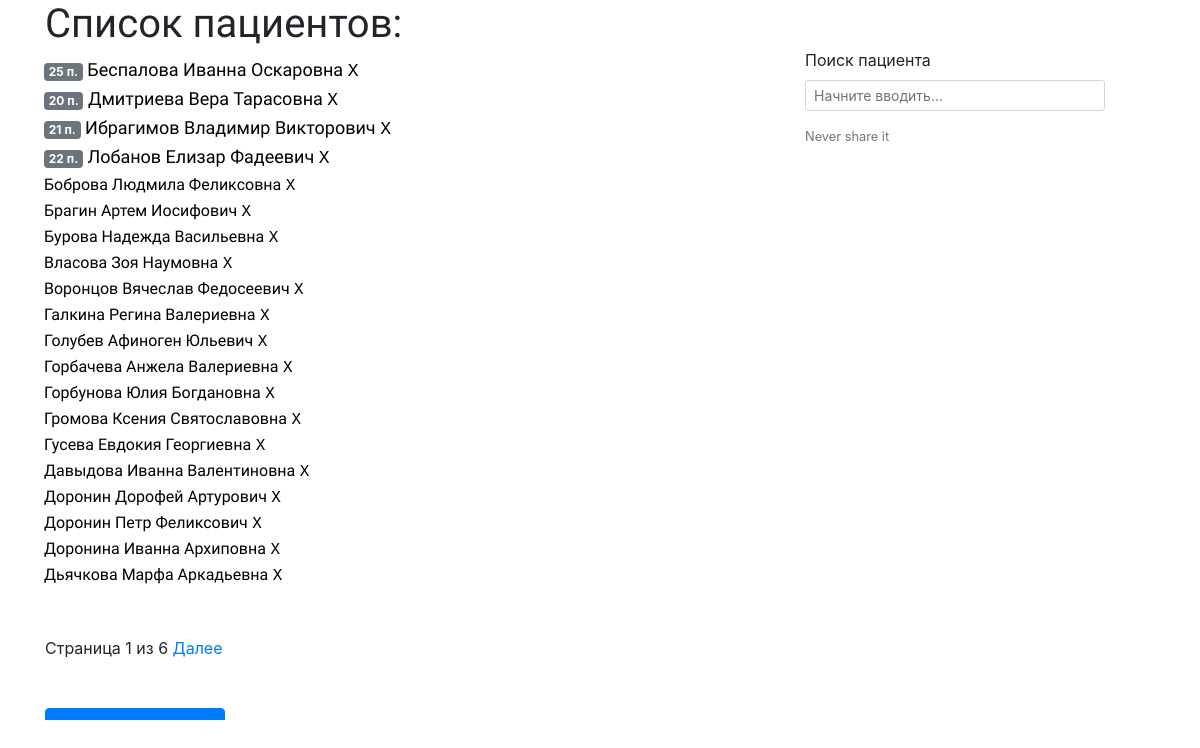
/patients/all (signed in), run on the app's committed database.
### patient_info/models.py (models this page shows, shortened)
class Patient(models.Model):
    fullname = models.CharField(max_length=100, unique=True, verbose_name='Ф.И.О.')
    dob = models.DateField(verbose_name='Дата рождения')
    room = models.SmallIntegerField(blank=True, null=True, verbose_name='Номер палаты')
    is_active = models.BooleanField(default=False, verbose_name='Госпитализирован в данный момент?')
    hided = models.BooleanField(default=False)
    srisk = models.BooleanField(default=False, verbose_name='Суицидальный риск')
    self_harm = models.BooleanField(default=False, verbose_name='Самоповреждения')
    drisk = models.BooleanField(default=False, verbose_name='Риск падения')

### patient_info/views.py (the view)
# urls.py: path("all", AllPAtientsListView.as_view(), name="AllPatients"),
class AllPAtientsListView(LoginRequiredMixin, ListView):
    queryset = Patient.objects.filter(hided=False).order_by("-is_active", "fullname",)
    model = Patient
    paginate_by = 20
    context_object_name = "patients"
    template_name = 'patient_info/patients_db.html'
    def get_context_data(self, **kwargs):
        context = super().get_context_data(**kwargs)
        profile = Profile.objects.get(user = self.request.user)
        context["profile"] = profile.occupation
        return context

### patient_info/templates/patient_info/patients_db.html (shortened to what this page needs)
{%extends 'base.html' %}
{% load static %}
{% block main_content %}
    <div class="row">
        <div class="patients-container col">
            <h1>Список пациентов:</h1>
            <ul>
                {% for patient in patients %}
                        {% if patient.is_active %}
                            <li class="patient-elem active-patient-elem"><span class="badge badge badge-secondary">{{patient.room}} п.</span> <a href={% url "PatientDetail" patient.id %}>{{patient.fullname}}</a> <a class="delete text-monospace" href={% url "DeletePatient" patient.id %}>X</a>
                        {% else %}
                            <li class="patient-elem inactive-patient-elem"><a href={% url "PatientDetail" patient.id %}>{{patient.fullname}}</a> <a class="delete text-monospace" href={% url "DeletePatient" patient.id %}>X</a>
                        {% endif %}
                    </li>
                {% endfor %}
            </ul>
            {% block pagination %}
                {% if is_paginated %}
                    <div class="pagination mt-5 mb-5">
                        <span class="page-links">
                            <span class="page-current">
                                Страница {{ page_obj.number }} из {{ page_obj.paginator.num_pages }}
                            </span>
                            {% if page_obj.has_next %}
                                <a href="{{ request.path }}?page={{ page_obj.next_page_number }}">Далее</a>
                            {% endif %}
                        </span>
                    </div>
                {% endif %}
            {% endblock %}
            <a href={% url "PatientCreate" %} class="btn btn-primary">Создать пациента</a>
        </div>
        <div class="search_field mt-5 col-12 col-md-4 ">
            <form>{% csrf_token %}
                <div class="form-group">
                    <label for="search">Поиск пациента</label>
                    <input type="text" id="search" name="search" class="form-control form-control-sm search-input" placeholder="Начните вводить..."/>
                    <small id="emailHelp" class="form-text text-muted">Never share it</small>
                </div>
            </form>
        </div>
    </div>
{% endblock %}

### static/css/styles.css (style rules this page uses)
.patients-container { min-height: 500px; height: 90vh; overflow: auto; }
.delete:link { font-family: 'PT Sans Narrow', sans-serif; text-decoration: none; color: black; }
h1, h2 { font-family: 'PT Sans Narrow', sans-serif; }
.patient-elem { margin-left: -41px; }
.active-patient-elem a { font-family: 'Anonymous Pro', monospace; color: black; font-size: 18px; }
.inactive-patient-elem a { font-family: 'Anonymous Pro', monospace; color: black; }
.btn { font-family: 'Source Code Pro', monospace; }
li { list-style: none; }
.search-input { max-width: 300px!important; }

### data on the page
Patient: room "25", fullname "Беспалова Иванна Оскаровна"
Patient: room "20", fullname "Дмитриева Вера Тарасовна"
Patient: room "21", fullname "Ибрагимов Владимир Викторович"
Patient: room "22", fullname "Лобанов Елизар Фадеевич"
Patient: fullname "Боброва Людмила Феликсовна"
Patient: fullname "Брагин Артем Иосифович"
Patient: fullname "Бурова Надежда Васильевна"
Patient: fullname "Власова Зоя Наумовна"
Patient: fullname "Воронцов Вячеслав Федосеевич"
Patient: fullname "Галкина Регина Валериевна"
Patient: fullname "Голубев Афиноген Юльевич"
Patient: fullname "Горбачева Анжела Валериевна"
Patient: fullname "Горбунова Юлия Богдановна"
Patient: fullname "Громова Ксения Святославовна"
Patient: fullname "Гусева Евдокия Георгиевна"
Patient: fullname "Давыдова Иванна Валентиновна"
Patient: fullname "Доронин Дорофей Артурович"
Patient: fullname "Доронин Петр Феликсович"
Patient: fullname "Доронина Иванна Архиповна"
Patient: fullname "Дьячкова Марфа Аркадьевна"

### other printed values
{{ page_obj.number }} "1"
{{ page_obj.paginator.num_pages }} "6"
